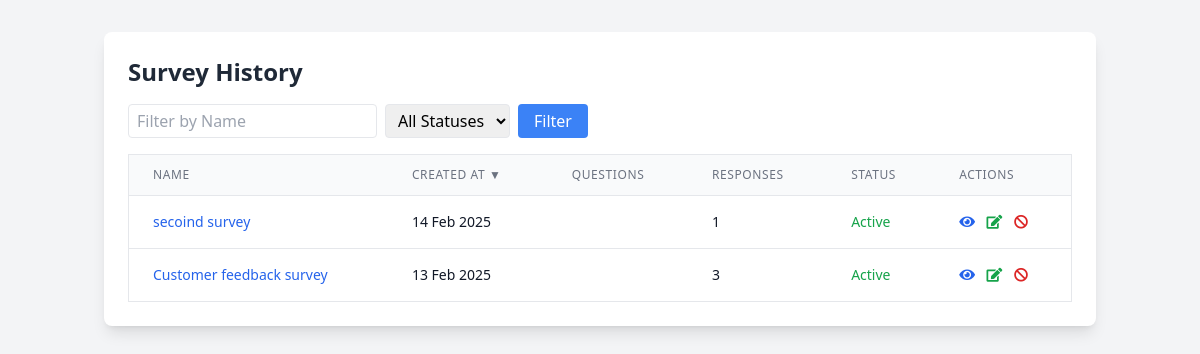
The page /survey/survey/history/ (signed in) on the database its author committed.
### surveys/models.py (models this page shows, shortened)
class Survey(models.Model):
    title = models.CharField(max_length=200)
    description = models.TextField(blank=True, null=True)
    user = models.ForeignKey(
        settings.AUTH_USER_MODEL,
        on_delete=models.CASCADE,
        related_name='surveys',
        null=True  # Allow existing surveys to remain
    )
    created_at = models.DateTimeField(auto_now_add=True)
    updated_at = models.DateTimeField(auto_now=True)
    unique_link = models.CharField(max_length=16, unique=True, blank=True)
    external_link = models.CharField(max_length=16, unique=True, blank=True, null=True)
    max_external_responses = models.PositiveIntegerField(null=True, blank=True)
    external_response_count = models.PositiveIntegerField(default=0)
    is_active = models.BooleanField(default=True)  # New field to track survey activation status
    expiry_datetime = models.DateTimeField(null=True, blank=True)
    is_expired = models.BooleanField(default=False)
    points = models.IntegerField(default=0)

### surveys/views.py (the view)
# urls.py: path('survey/history/', SurveyHistoryView.as_view(), name='survey_history'),
class SurveyHistoryView(LoginRequiredMixin, View):
    def get(self, request):
        sort_by = request.GET.get('sort', 'created_at')
        sort_order = request.GET.get('order', 'desc')
        name_filter = request.GET.get('name', '')
        status_filter = request.GET.get('status', '')
        surveys = Survey.objects.filter(user=request.user)
        if name_filter:
            surveys = surveys.filter(title__icontains=name_filter)
        if status_filter:
            surveys = surveys.filter(is_active=(status_filter == 'active'))
        if sort_order == 'asc':
            surveys = surveys.order_by(sort_by)
        else:
            surveys = surveys.order_by(f'-{sort_by}')
        surveys = surveys.annotate(
            num_responses=Count('responses'),
        )
        context = {
            'surveys': surveys,
            'sort_by': sort_by,
            'sort_order': sort_order,
            'name_filter': name_filter,
            'status_filter': status_filter,
        }
        return render(request, 'surveys/survey_history.html', context)

### templates/surveys/survey_history.html (shortened to what this page needs)
<!DOCTYPE html>
<html lang="en">
<head>
    <script src="https://cdn.tailwindcss.com"></script>
    <link rel="stylesheet" href="https://cdnjs.cloudflare.com/ajax/libs/font-awesome/5.15.4/css/all.min.css">
</head>
<body class="bg-gray-100 min-h-screen">
    <div class="container mx-auto px-4 py-8">
        <div class="bg-white rounded-lg shadow-lg p-6">
            <h2 class="text-2xl font-semibold text-gray-800 mb-4">Survey History</h2>
            <form method="get" class="mb-4 flex space-x-2">
                <input type="text" name="name" placeholder="Filter by Name"
                       value="{{ name_filter }}"
                       class="px-2 py-1 border rounded">
                <select name="status" class="px-2 py-1 border rounded">
                    <option value="">All Statuses</option>
                </select>
                <button type="submit" class="px-4 py-1 bg-blue-500 text-white rounded">Filter</button>
            </form>
            <div class="overflow-x-auto">
                <table class="min-w-full bg-white border border-gray-200">
                    <thead>
                        <tr class="bg-gray-50">
                            <th class="px-6 py-3 border-b border-gray-200 text-left text-xs leading-4 font-medium text-gray-500 uppercase tracking-wider">
                                <a href="?sort=title&order={% if sort_by == 'title' and sort_order == 'asc' %}desc{% else %}asc{% endif %}">
                                    Name
                                </a>
                            </th>
                            <th class="px-6 py-3 border-b border-gray-200 text-left text-xs leading-4 font-medium text-gray-500 uppercase tracking-wider">
                                <a href="?sort=created_at&order={% if sort_by == 'created_at' and sort_order == 'asc' %}desc{% else %}asc{% endif %}">
                                    Created At
                                    {% if sort_by == 'created_at' %}
                                        {% if sort_order == 'asc' %}▲{% else %}▼{% endif %}
                                    {% endif %}
                                </a>
                            </th>
                            <th class="px-6 py-3 border-b border-gray-200 text-left text-xs leading-4 font-medium text-gray-500 uppercase tracking-wider">
                                <a href="?sort=num_questions&order={% if sort_by == 'num_questions' and sort_order == 'asc' %}desc{% else %}asc{% endif %}">
                                    Questions
                                </a>
                            </th>
                            <th class="px-6 py-3 border-b border-gray-200 text-left text-xs leading-4 font-medium text-gray-500 uppercase tracking-wider">
                                <a href="?sort=num_responses&order={% if sort_by == 'num_responses' and sort_order == 'asc' %}desc{% else %}asc{% endif %}">
                                    Responses
                                </a>
                            </th>
                            <th class="px-6 py-3 border-b border-gray-200 text-left text-xs leading-4 font-medium text-gray-500 uppercase tracking-wider">
                                <a href="?sort=is_active&order={% if sort_by == 'is_active' and sort_order == 'asc' %}desc{% else %}asc{% endif %}">
                                    Status
                                </a>
                            </th>
                            <th class="px-6 py-3 border-b border-gray-200 text-left text-xs leading-4 font-medium text-gray-500 uppercase tracking-wider">Actions</th>
                        </tr>
                    </thead>
                    <tbody class="bg-white divide-y divide-gray-200">
                        {% for survey in surveys %}
                        <tr class="hover:bg-gray-50">
                            <td class="px-6 py-4 whitespace-nowrap text-sm text-gray-900">
                                <a href="{% url 'surveys:survey_detail' survey.id %}" class="text-blue-600 hover:text-blue-800">
                                    {{ survey.title }}
                                </a>
                            </td>
                            <td class="px-6 py-4 whitespace-nowrap text-sm text-gray-900">
                                {{ survey.created_at|date:"d M Y" }}
                            </td>
                            <td class="px-6 py-4 whitespace-nowrap text-sm text-gray-900">
                            </td>
                            <td class="px-6 py-4 whitespace-nowrap text-sm text-gray-900">
                                {{ survey.num_responses }}
                            </td>
                            <td class="px-6 py-4 whitespace-nowrap text-sm text-gray-900">
                                <span class="{% if survey.is_active %}text-green-600{% else %}text-red-600{% endif %}">
                                    {{ survey.is_active|yesno:"Active,Inactive" }}
                                </span>
                            </td>
                            <td class="px-6 py-4 whitespace-nowrap text-sm text-gray-900 space-x-2">
                                <a href="{% url 'surveys:survey_detail' survey.id %}" class="text-blue-600 hover:text-blue-800" title="View Details">
                                    <i class="fas fa-eye"></i>
                                </a>
                                {% if survey.is_active %}
                                <a href="{% url 'surveys:edit_survey' survey.id %}" class="text-green-600 hover:text-green-800" title="Edit Survey">
                                    <i class="fas fa-edit"></i>
                                </a>
                                <form method="post" action="{% url 'surveys:deactivate_survey' survey.id %}" style="display:inline;">
                                    <button type="submit" class="text-red-600 hover:text-red-800" title="Deactivate Survey">
                                        <i class="fas fa-ban"></i>
                                    </button>
                                </form>
                                {% endif %}
                            </td>
                        </tr>
                        {% empty %}
                        <tr>
                            <td colspan="6" class="text-center py-4 text-gray-500">
                                No surveys found.
                            </td>
                        </tr>
                        {% endfor %}
                    </tbody>
                </table>
            </div>
        </div>
    </div>
</body>
</html>

### rows shown on the page
Survey: title "secoind survey", created_at "14 Feb 2025", num_responses "1", is_active "Active"
Survey: title "Customer feedback survey", created_at "13 Feb 2025", num_responses "3", is_active "Active"
